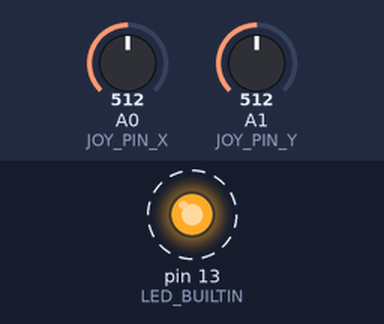
A sketch run on a simulated Arduino Uno, built with avr-gcc and run on an emulated ATmega328P. Parts: output pins drawn as LEDs (lit = HIGH). Dashed ring = blinking. The test bench sets the inputs (shaded band); at power-on: A0 (JOY_PIN_X) = 512, A1 (JOY_PIN_Y) = 512. What the sketch prints to the serial monitor is not drawn.

Above: at 0.2 s.
Timing chart, 0 to 3.0 s (numbered marks = the images above):
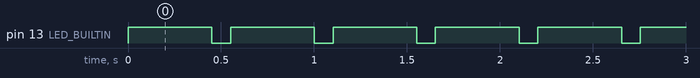

The sketch:

Joystick.ino
```cpp
#include <RCSwitch.h>

#define JOY_PIN_X 0
#define JOY_PIN_Y 1

RCSwitch mySwitch = RCSwitch();

void setup()
{
  pinMode(LED_BUILTIN, OUTPUT);
  Serial.begin(9600);
  mySwitch.enableTransmit(2);
  yield();
}

void loop()
{
  digitalWrite(LED_BUILTIN, HIGH);
  // we'll pack both readings in a 16 bit value, allocating 8 bit per reading
  uint16_t axisX = (analogRead(JOY_PIN_X) / 1024.f) * 255.f;
  uint16_t axisY = (analogRead(JOY_PIN_Y) / 1024.f) * 255.f;
  uint16_t packed = axisX + (axisY << 8);
  if (Serial)
  {
    Serial.print("x: ");
    Serial.print(axisX);
    Serial.print(" y: ");
    Serial.print(axisY);
    Serial.print(" packed: ");
    Serial.println(packed);
  }
  mySwitch.send(packed, 32);
  digitalWrite(LED_BUILTIN, LOW);
  delay(100);
}
```

Measured:
- by itself, pin 13 (LED_BUILTIN): alternates HIGH for 0.45 s and LOW for 0.10 s
